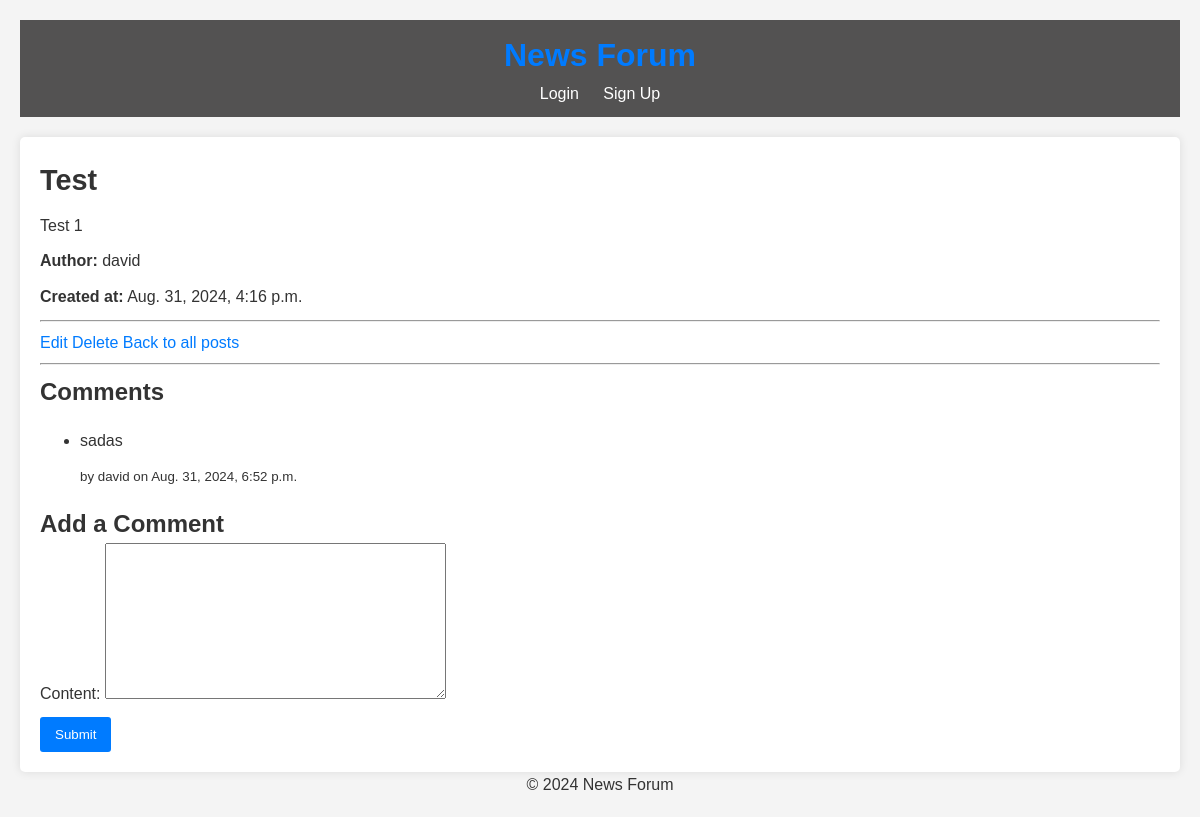
The app's page /post/1/ with its own data.
### news/models.py (models this page shows, shortened)
class Post(models.Model):
    title = models.CharField(max_length=200)
    content = models.TextField()
    created_at = models.DateTimeField(auto_now_add=True)
    updated_at = models.DateTimeField(auto_now=True)
    author = models.ForeignKey(User, on_delete=models.CASCADE)
    category = models.ForeignKey(Category, on_delete=models.SET_NULL, null=True)
    upvotes = models.IntegerField(default=0)
    downvotes = models.IntegerField(default=0)

class Comment(models.Model):
    post = models.ForeignKey(Post, related_name='comments', on_delete=models.CASCADE)
    user = models.ForeignKey(User, on_delete=models.CASCADE)
    content = models.TextField()
    created_at = models.DateTimeField(auto_now_add=True)

### news/views.py (the view)
# urls.py: path('post/<int:id>/', views.post_detail, name='post_detail'),
def post_detail(request, id):
    post = get_object_or_404(Post, id=id)
    form = CommentForm()
    return render(request, 'news/post_detail.html', {'post': post, 'form': form})

### news/forms.py
class CommentForm(forms.ModelForm):
    class Meta:
        model = Comment
        fields = ['content']

### news/templates/news/post_detail.html (shortened to what this page needs)
{% extends 'base.html' %}
{% block content %}
    <h1>{{ post.title }}</h1>
    <p>{{ post.content }}</p>
    <p><strong>Author:</strong> {{ post.author.username }}</p>
    <p><strong>Created at:</strong> {{ post.created_at }}</p>
    <hr>
    <a href="{% url 'post_edit' post.id %}">Edit</a>
    <a href="{% url 'post_delete' post.id %}">Delete</a>
    <a href="{% url 'post_list' %}">Back to all posts</a>
    <hr>
    <h2>Comments</h2>
    <ul>
        {% for comment in post.comments.all %}
            <li>
                <p>{{ comment.content }}</p>
                <small>by {{ comment.user.username }} on {{ comment.created_at }}</small>
            </li>
        {% empty %}
            <p>No comments yet.</p>
        {% endfor %}
    </ul>
    <h2>Add a Comment</h2>
    <form method="post" action="{% url 'add_comment' post.id %}">
        {{ form.as_p }}
        <button type="submit">Submit</button>
    </form>
{% endblock %}

### news/static/css/style.css (style rules this page uses)
body, h1, h2, p, a { margin: 0; padding: 0; color: #333; }
body { font-family: Arial, sans-serif; background-color: #f4f4f4; line-height: 1.6; margin: 20px; }
h1 { margin-bottom: 10px; font-size: 1.8em; }
p { margin-bottom: 10px; }
a { color: #007bff; text-decoration: none; }
button { padding: 10px 15px; background-color: #007bff; color: #fff; border: none; border-radius: 3px; cursor: pointer; }

### records on screen
Post: title "Test", content "Test 1", author.username "david", created_at "Aug. 31, 2024, 4:16 p.m."
Comment: content "sadas", user.username "david", created_at "Aug. 31, 2024, 6:52 p.m."
